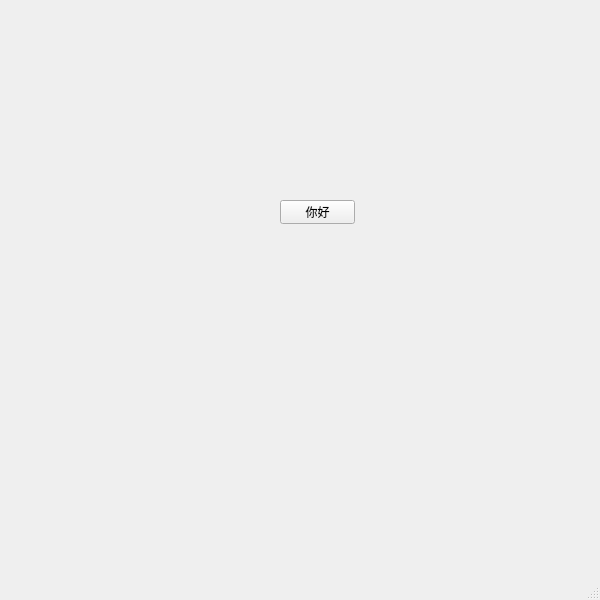
<?xml version="1.0" encoding="UTF-8"?>
<ui version="4.0">
 <class>MainWindow</class>
 <widget class="QMainWindow" name="MainWindow">
  <property name="geometry">
   <rect>
    <x>0</x>
    <y>0</y>
    <width>600</width>
    <height>600</height>
   </rect>
  </property>
  <property name="windowTitle">
   <string>MainWindow</string>
  </property>
  <widget class="QWidget" name="centralwidget">
   <widget class="QPushButton" name="pushButton">
    <property name="geometry">
     <rect>
      <x>280</x>
      <y>200</y>
      <width>75</width>
      <height>24</height>
     </rect>
    </property>
    <property name="text">
     <string>你好</string>
    </property>
   </widget>
  </widget>
  <widget class="QMenuBar" name="menubar">
   <property name="geometry">
    <rect>
     <x>0</x>
     <y>0</y>
     <width>600</width>
     <height>22</height>
    </rect>
   </property>
  </widget>
  <widget class="QStatusBar" name="statusbar"/>
 </widget>
 <resources/>
 <connections/>
</ui>
